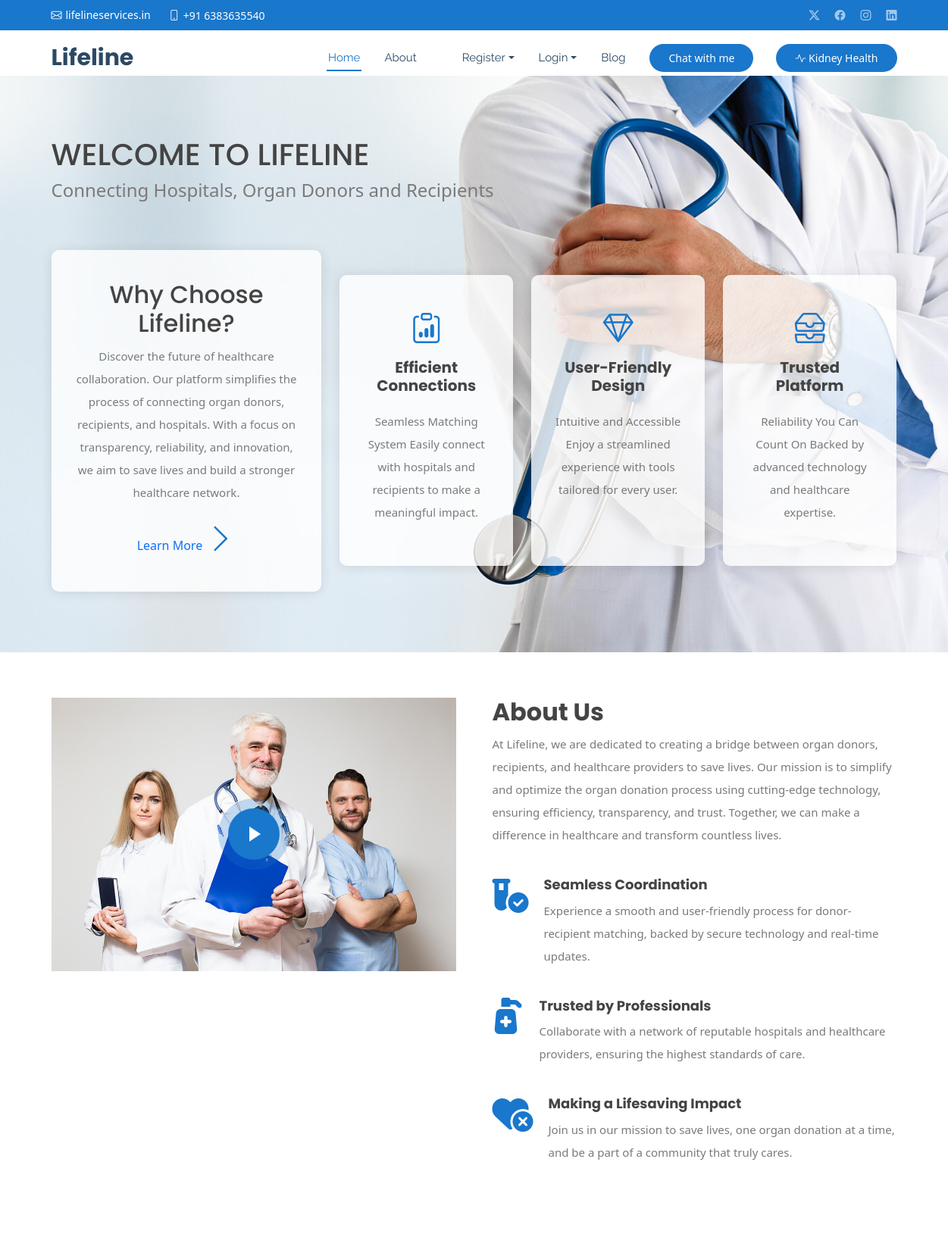
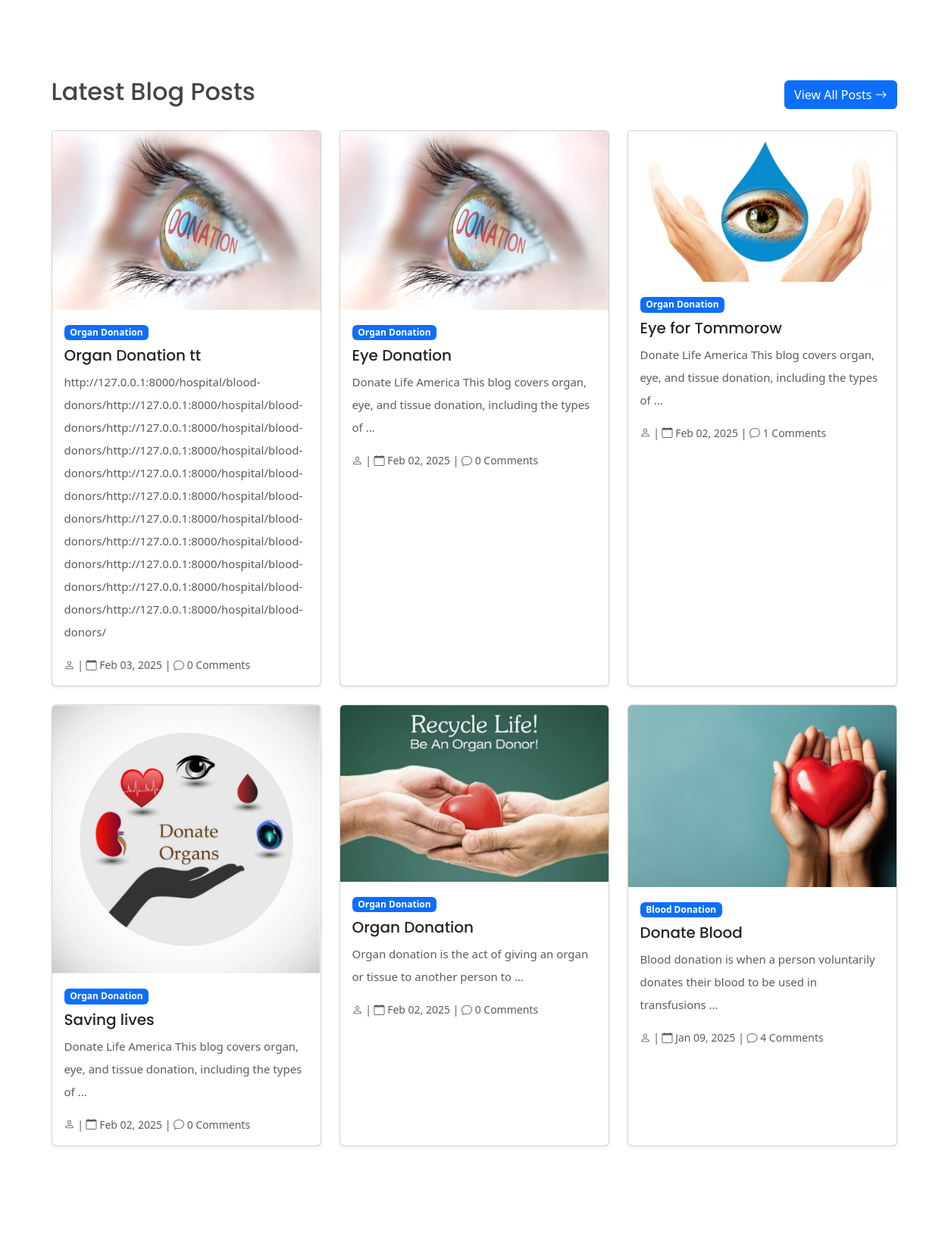
The page / (upper part) on the database its author committed (2 pictures, top to bottom).
### core/models.py (models this page shows, shortened)
class Blog(models.Model):
    title = models.CharField(max_length=200)
    slug = models.SlugField(unique=True, blank=True)
    category = models.ForeignKey(BlogCategory, on_delete=models.SET_NULL, null=True)
    featured_image = models.ImageField(upload_to='blog_images/')
    content = RichTextField()
    author = models.ForeignKey(Hospital, on_delete=models.CASCADE)  # Changed to Donor model
    created_at = models.DateTimeField(auto_now_add=True)
    updated_at = models.DateTimeField(auto_now=True)
    is_featured = models.BooleanField(default=False)
    views_count = models.PositiveIntegerField(default=0)
    tags = models.CharField(max_length=200, help_text="Comma separated tags")
    views = models.PositiveIntegerField(default=0)
    likes = models.ManyToManyField(User, related_name='blog_likes', blank=True, default=0)
    dislikes = models.ManyToManyField(User, related_name='blog_dislikes', blank=True, default=0)
    class Meta:
        ordering = ['-created_at']

class BlogCategory(models.Model):
    name = models.CharField(max_length=100)
    slug = models.SlugField(unique=True, blank=True)
    class Meta:
        verbose_name_plural = "Blog Categories"

### core/views.py (the view)
# urls.py: path('', views.home, name='home'),
def home(request):
    latest_blogs = Blog.objects.all().order_by('-created_at')[:9]
    categories = BlogCategory.objects.all()
    context = {
        'latest_blogs': latest_blogs,
        'categories': categories,
    }
    return render(request, 'home.html', context)

### core/templates/home.html (shortened to what this page needs)
{% extends 'base.html' %}
{% load static %}
{% block content %}
<body class="index-page">
  <main class="main">
    <section id="hero" class="hero section light-background">
      <div class="container position-relative">
        <div class="welcome position-relative" data-aos="fade-down" data-aos-delay="100">
          <h1>WELCOME TO LIFELINE</h1>
          <p>Connecting Hospitals, Organ Donors and Recipients</p>
        </div>
        <div class="content row gy-4">
          <div class="col-lg-4 d-flex align-items-stretch">
            <div class="icon-box" data-aos="zoom-out" data-aos-delay="200">
              <h2>Why Choose Lifeline?</h2>
              <p>
                Discover the future of healthcare collaboration. Our platform simplifies the process of connecting organ donors, recipients, and hospitals. With a focus on transparency, reliability, and innovation, we aim to save lives and build a stronger healthcare network.
              </p>
              <div class="text-center">
                <a href="#about" class="more-btn"><span>Learn More</span> <i class="bi bi-chevron-right"></i></a>
              </div>
            </div>
          </div>
          <div class="col-lg-8 d-flex align-items-stretch">
            <div class="d-flex flex-column justify-content-center">
              <div class="row gy-4">
                <div class="col-xl-4 d-flex align-items-stretch">
                  <div class="icon-box" data-aos="zoom-out" data-aos-delay="300">
                    <i class="bi bi-clipboard-data"></i>
                    <h4>Efficient Connections</h4>
                    <p>Seamless Matching System
                      Easily connect with hospitals and recipients to make a meaningful impact.</p>
                  </div>
                </div>
                <div class="col-xl-4 d-flex align-items-stretch">
                  <div class="icon-box" data-aos="zoom-out" data-aos-delay="400">
                    <i class="bi bi-gem"></i>
                    <h4>User-Friendly Design</h4>
                    <p>Intuitive and Accessible
                      Enjoy a streamlined experience with tools tailored for every user.</p>
                  </div>
                </div>
                <div class="col-xl-4 d-flex align-items-stretch">
                  <div class="icon-box" data-aos="zoom-out" data-aos-delay="500">
                    <i class="bi bi-inboxes"></i>
                    <h4>Trusted Platform</h4>
                    <p>Reliability You Can Count On
                      Backed by advanced technology and healthcare expertise.</p>
                  </div>
                </div>
              </div>
            </div>
          </div>
        </div>
      </div>
    </section>
    <section id="about" class="about section">
      <div class="container">
        <div class="row gy-4 gx-5">
          <div class="col-lg-6 position-relative align-self-start" data-aos="fade-up" data-aos-delay="200">
            <img src="{% static 'img/about.jpg' %}" class="img-fluid" alt="">
            <a href="https://www.youtube.com/watch?v=l6KvmRwvG0s" class="glightbox pulsating-play-btn"></a>
          </div>
          <div class="col-lg-6 content" data-aos="fade-up" data-aos-delay="100">
            <h3>About Us</h3>
            <p>
              At Lifeline, we are dedicated to creating a bridge between organ donors, recipients, and healthcare providers to save lives. Our mission is to simplify and optimize the organ donation process using cutting-edge technology, ensuring efficiency, transparency, and trust. Together, we can make a difference in healthcare and transform countless lives.
            </p>
            <ul>
              <li>
                <i class="fa-solid fa-vial-circle-check"></i>
                <div>
                  <h5>Seamless Coordination</h5>
                  <p>Experience a smooth and user-friendly process for donor-recipient matching, backed by secure technology and real-time updates.</p>
                </div>
              </li>
              <li>
                <i class="fa-solid fa-pump-medical"></i>
                <div>
                  <h5>Trusted by Professionals</h5>
                  <p>Collaborate with a network of reputable hospitals and healthcare providers, ensuring the highest standards of care.</p>
                </div>
              </li>
              <li>
                <i class="fa-solid fa-heart-circle-xmark"></i>
                <div>
                  <h5>Making a Lifesaving Impact</h5>
                  <p>Join us in our mission to save lives, one organ donation at a time, and be a part of a community that truly cares.</p>
                </div>
              </li>
            </ul>
          </div>
        </div>
      </div>
</main>
<section class="blog-posts py-5">
  <div class="container">
    <div class="row">
      <div class="col-12">
        <div class="d-flex justify-content-between align-items-center mb-4">
          <h2>Latest Blog Posts</h2>
          <a href="{% url 'blog_list' %}" class="btn btn-primary">
            View All Posts <i class="bi bi-arrow-right"></i>
          </a>
        </div>
        <div class="row g-4">
          {% for blog in latest_blogs %}
          <div class="col-md-4">
            <div class="card h-100 blog-card shadow-sm">
              <a href="{% url 'blog_detail' blog.slug %}" class="text-decoration-none">
                <div class="blog-image-wrapper">
                  {% if blog.featured_image %}
                  <img src="{{ blog.featured_image.url }}" class="card-img-top" alt="{{ blog.title }}">
                  {% endif %}
                </div>
                <div class="card-body">
                  <span class="badge bg-primary mb-2">{{ blog.category.name }}</span>
                  <h5 class="card-title text-dark">{{ blog.title }}</h5>
                  <p class="card-text text-muted">{{ blog.content|safe|truncatewords:15 }}</p>
                  <div class="blog-meta">
                    <small class="text-muted">
                      <i class="bi bi-person"></i> {{ blog.author.username }} |
                      <i class="bi bi-calendar"></i> {{ blog.created_at|date:"M d, Y" }} |
                      <i class="bi bi-chat"></i> {{ blog.comments.count }} Comments
                    </small>
                  </div>
                </div>
              </a>
            </div>
          </div>
          {% endfor %}
        </div>
      </div>
    </div>
  </div>
</section>
<link href="{% static 'vendor/aos/aos.css' %}" rel="stylesheet">
</body>
{% endblock %}

### static/css/main.css (style rules this page uses)
:root { --default-font: "Roboto", system-ui, -apple-system, "Segoe UI", Roboto, "Helvetica Neue", Arial, "Noto Sans", "Liberation Sans", sans-serif, "Apple Color Emoji", "Segoe UI Emoji", "Segoe UI Symbol", "Noto Color Emoji"; --heading-font: "Poppins", sans-serif; --nav-font: "Raleway", sans-serif; }
:root { --background-color: #ffffff; --default-color: #444444; --heading-color: #2c4964; --accent-color: #1977cc; --surface-color: #ffffff; --contrast-color: #ffffff; }
:root { --nav-color: #2c4964; --nav-hover-color: #1977cc; --nav-mobile-background-color: #ffffff; --nav-dropdown-background-color: #ffffff; --nav-dropdown-color: #2c4964; --nav-dropdown-hover-color: #1977cc; }
.light-background { --background-color: #f1f7fc; --surface-color: #ffffff; }
:root { scroll-behavior: smooth; }
body { color: var(--default-color); background-color: var(--background-color); font-family: var(--default-font); }
a { color: var(--accent-color); text-decoration: none; transition: 0.3s; }
h1, h2, h3, h4, h5, h6 { color: var(--heading-color); font-family: var(--heading-font); }
.pulsating-play-btn { width: 94px; height: 94px; background: radial-gradient(var(--accent-color) 50%, color-mix(in srgb, var(--accent-color), transparent 75%) 52%); border-radius: 50%; display: block; position: relative; overflow: hidden; }
.pulsating-play-btn:before { content: ""; position: absolute; width: 120px; height: 120px; animation-delay: 0s; animation: pulsate-play-btn 2s; animation-direction: forwards; animation-iteration-count: infinite; animation-timing-function: steps; opacity: 1; border-radius: 50%; border: 5px solid color-mix(in srgb, var(--accent-color), transparent 30%); top: -15%; left: -15%; background: rgba(198, 16, 0, 0); }
.pulsating-play-btn:after { content: ""; position: absolute; left: 50%; top: 50%; transform: translateX(-40%) translateY(-50%); width: 0; height: 0; border-top: 10px solid transparent; border-bottom: 10px solid transparent; border-left: 15px solid #fff; z-index: 100; transition: all 400ms cubic-bezier(0.55, 0.055, 0.675, 0.19); }
section, .section { color: var(--default-color); background-color: var(--background-color); padding: 60px 0; scroll-margin-top: 72px; overflow: clip; }
.hero { width: 100%; min-height: calc(100vh - 112px); padding: 80px 0; display: flex; align-items: center; justify-content: center; position: relative; overflow: hidden; }
.hero .container { z-index: 3; }
.hero .welcome p { font-size: 24px; margin: 0; }
.hero .content { margin-top: 40px; }
.hero .content .icon-box { text-align: center; border-radius: 10px; background: color-mix(in srgb, var(--surface-color), transparent 20%); box-shadow: 0px 2px 15px rgba(0, 0, 0, 0.1); padding: 40px 30px; width: 100%; }
.hero .content .icon-box i { font-size: 40px; color: var(--accent-color); }
.hero .content .icon-box h4 { font-size: 20px; font-weight: 700; margin: 10px 0 20px 0; }
.hero .content .icon-box p { font-size: 15px; color: color-mix(in srgb, var(--default-color), transparent 30%); }
.about .content h3 { font-size: 2rem; font-weight: 700; }
.about .content ul { list-style: none; padding: 0; }
.about .content ul li { display: flex; align-items: flex-start; margin-top: 40px; }
.about .content ul i { flex-shrink: 0; font-size: 48px; color: var(--accent-color); margin-right: 20px; }
.about .content ul h5 { font-size: 18px; font-weight: 700; }
.about .content ul p { font-size: 15px; }
.about .content p:last-child { margin-bottom: 0; }
.about .pulsating-play-btn { position: absolute; left: calc(50% - 47px); top: calc(50% - 47px); }
.card { border-radius: 15px; transition: transform 0.2s ease-in-out; }
.btn-primary { background-color: #007bff; border-color: #007bff; color: white; border-radius: 8px; padding: 12px 20px; font-size: 16px; transition: background-color 0.3s ease-in-out; }
.card { border: none; transition: all 0.3s ease; }
.btn-primary { background-color: #0d6efd; border-color: #0d6efd; padding: 8px 20px; transition: all 0.3s ease; }

### static/css/templatemo-stand-blog.css (style rules this page uses)
body { font-family: 'Roboto', sans-serif; overflow-x: hidden; text-rendering: optimizeLegibility; -webkit-font-smoothing: antialiased; -moz-osx-font-smoothing: grayscale; }
p { margin-bottom: 0px; font-size: 15px; font-weight: 400; color: #7a7a7a; line-height: 30px; }
a { text-decoration: none!important; }
ul { padding: 0; margin: 0; list-style: none; }
h1,h2,h3,h4,h5,h6 { margin: 0px; }
.blog-posts { margin-top: 100px; }

### rows shown on the page
Blog: featured_image (picture), category.name "Organ Donation", title "Organ Donation tt", content "http://127.0.0.1:8000/hospital/blood-donors/http://127.0.0.1:8000/hospital/blood-donors/http://127.0.0.1:8000/hospital/blood-donors/http://127.0.0.1:8000/hospital/blood-donors/http://127.0.0.1:8000/hospital/blood-donors/http://127.0.0.1:8000/hospital/blood-donors/http://127.0.0.1:8000/hospital/blood-donors/http://127.0.0.1:8000/hospital/blood-donors/http://127.0.0.1:8000/hospital/blood-donors/http://127.0.0.1:8000/hospital/blood-donors/http://127.0.0.1:8000/hospital/blood-donors/", created_at "Feb 03, 2025", comments.count "0"
Blog: featured_image (picture), category.name "Organ Donation", title "Eye Donation", content "Donate Life America This blog covers organ, eye, and tissue donation, including the types of …", created_at "Feb 02, 2025", comments.count "0"
Blog: featured_image (picture), category.name "Organ Donation", title "Eye for Tommorow", content "Donate Life America This blog covers organ, eye, and tissue donation, including the types of …", created_at "Feb 02, 2025", comments.count "1"
Blog: featured_image (picture), category.name "Organ Donation", title "Saving lives", content "Donate Life America This blog covers organ, eye, and tissue donation, including the types of …", created_at "Feb 02, 2025", comments.count "0"
Blog: featured_image (picture), category.name "Organ Donation", title "Organ Donation", content "Organ donation is the act of giving an organ or tissue to another person to …", created_at "Feb 02, 2025", comments.count "0"
Blog: featured_image (picture), category.name "Blood Donation", title "Donate Blood", content "Blood donation is when a person voluntarily donates their blood to be used in transfusions …", created_at "Jan 09, 2025", comments.count "4"
